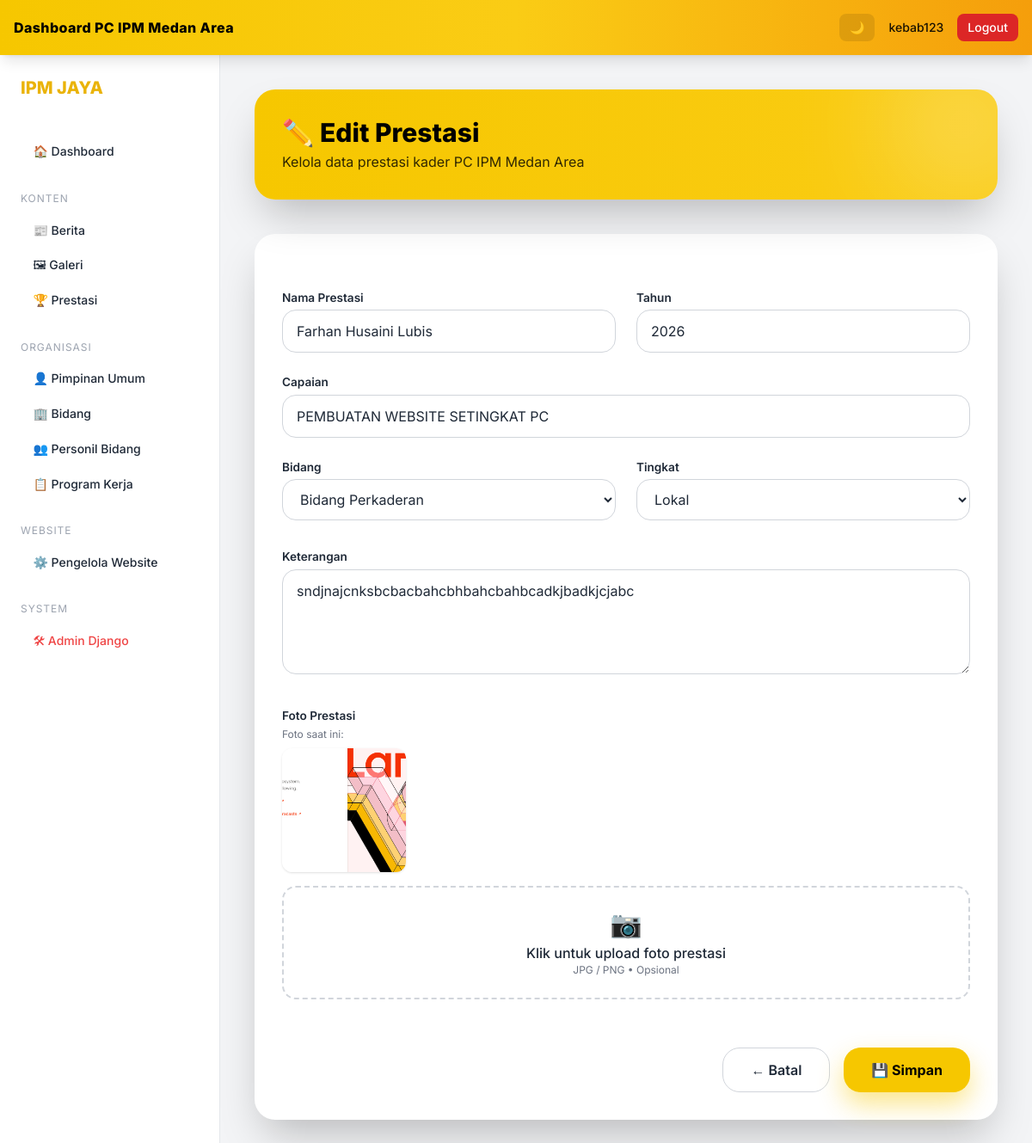
The app's page /editor/prestasi/edit/1/ (signed in) with its own data.
### blog/models.py (models this page shows, shortened)
class Prestasi(models.Model):
    nama = models.CharField(max_length=150)
    bidang = models.ForeignKey(
        Bidang,
        on_delete=models.SET_NULL,
        null=True,
        blank=True
    )
    capaian = models.CharField(max_length=200)
    foto = models.ImageField(upload_to='prestasi/', blank=True, null=True)
    tingkat = models.CharField(
        max_length=30,
        choices=[
            ('lokal', 'Lokal'),
            ('daerah', 'Daerah'),
            ('nasional', 'Nasional'),
            ('internasional', 'Internasional'),
        ]
    )
    tahun = models.PositiveIntegerField()
    keterangan = models.TextField(blank=True)
    class Meta:
        ordering = ['-tahun']

class Bidang(models.Model):
    nama = models.CharField(max_length=100)
    slug = models.SlugField(unique=True)
    deskripsi = models.TextField(blank=True)
    foto = models.ImageField(
        upload_to='bidang/',
        blank=True,
        null=True
    )

### blog/views_editor.py (the view, shortened to what this page needs)
@login_required
def edit_prestasi(request, id):
    if not editor_only(request.user):
        return HttpResponseForbidden("Tidak punya akses")
    prestasi = get_object_or_404(Prestasi, id=id)
    return render(
        request,
        'editor/prestasi/prestasi_form.html',
        {
            'prestasi': prestasi,
            'bidang_list': Bidang.objects.all(),
        }
    )

### blog/context_processors.py (called while the page is built)
def global_user_role(request):
    user = request.user
    return {
        'is_editor': (
            user.is_authenticated and
            user.groups.filter(name__in=['Dewa', 'admin']).exists()
        ),
        'is_dewa': (
            user.is_authenticated and
            user.groups.filter(name='Dewa').exists()
        ),
    }

### blog/views_editor.py (called while the page is built)
def editor_only(user):
    return (
        user.is_authenticated and
        user.groups.filter(name__in=['Dewa', 'admin']).exists()
    )

### templates/editor/prestasi/prestasi_form.html (shortened to what this page needs)
{% extends "editor/base_editor.html" %}
{% block content %}
<div class="max-w-4xl mx-auto space-y-10 animate-fadeIn">
  <div class="relative overflow-hidden rounded-3xl
              bg-gradient-to-r from-[#F6C700] to-yellow-400
              p-8 text-black shadow-2xl">
    <h1 class="text-3xl font-extrabold">
      {% if prestasi %}✏️ Edit Prestasi{% else %}🏆 Tambah Prestasi{% endif %}
    </h1>
    <p class="mt-1 opacity-80 max-w-xl">
      Kelola data prestasi kader PC IPM Medan Area
    </p>
    <div class="absolute -top-10 -right-10 w-40 h-40 bg-white/30 rounded-full blur-3xl"></div>
  </div>
  <form method="post"
        enctype="multipart/form-data"
        class="bg-white dark:bg-slate-800 rounded-3xl shadow-2xl p-8 space-y-8">
    <div class="grid grid-cols-1 md:grid-cols-2 gap-6">
      <div>
        <label class="label">Nama Prestasi</label>
        <input type="text"
               name="nama"
               value="{{ prestasi.nama|default:'' }}"
               required
               class="input">
      </div>
      <div>
        <label class="label">Tahun</label>
        <input type="number"
               name="tahun"
               value="{{ prestasi.tahun|default:'' }}"
               required
               class="input">
      </div>
      <div class="md:col-span-2">
        <label class="label">Capaian</label>
        <input type="text"
               name="capaian"
               value="{{ prestasi.capaian|default:'' }}"
               required
               class="input">
      </div>
      <div>
        <label class="label">Bidang</label>
        <select name="bidang" class="input">
          {% for b in bidang_list %}
            <option value="{{ b.id }}"
              {% if prestasi and prestasi.bidang and prestasi.bidang.id == b.id %}
                selected
              {% endif %}>
              {{ b.nama }}
            </option>
          {% endfor %}
        </select>
      </div>
      <div>
        <label class="label">Tingkat</label>
        <select name="tingkat" required class="input">
          <option value="lokal" {% if prestasi.tingkat == 'lokal' %}selected{% endif %}>Lokal</option>
        </select>
      </div>
    </div>
    <div>
      <label class="label">Keterangan</label>
      <textarea name="keterangan"
                rows="4"
                class="input resize-y">{{ prestasi.keterangan|default:'' }}</textarea>
    </div>
    <div>
      <label class="label">Foto Prestasi</label>
      {% if prestasi and prestasi.foto %}
      <div class="mb-4">
        <p class="text-xs text-gray-500 mb-2">Foto saat ini:</p>
        <img src="{{ prestasi.foto.url }}"
             class="w-36 h-36 object-cover rounded-xl shadow">
      </div>
      {% endif %}
      <label for="fotoInput"
             class="block cursor-pointer rounded-2xl border-2 border-dashed
                    border-gray-300 dark:border-slate-600
                    p-6 text-center transition
                    hover:border-yellow-400 hover:bg-yellow-50/40
                    dark:hover:bg-slate-700">
        <div id="fotoPlaceholder">
          <div class="text-3xl mb-1">📷</div>
          <p class="font-medium">Klik untuk upload foto prestasi</p>
          <p class="text-xs text-gray-500">JPG / PNG • Opsional</p>
        </div>
      </label>
    </div>
    <div class="flex flex-wrap justify-end gap-4 pt-6">
      <a href="{% url 'editor_prestasi' %}"
         class="btn-secondary">
        ← Batal
      </a>
      <button type="submit"
              class="btn-primary">
        💾 Simpan
      </button>
    </div>
  </form>
</div>
{% endblock %}

### templates/editor/base_editor.html (shortened to what this page needs)
{% load static %}
<!DOCTYPE html>
<html lang="id" class="scroll-smooth">
<head>
<script src="https://cdn.tailwindcss.com"></script>
</head>
<body class="bg-gray-100 dark:bg-slate-900 text-gray-800 dark:text-gray-100 transition-colors duration-300">
<header class="fixed top-0 inset-x-0 h-16 z-50
               bg-gradient-to-r from-[#F6C700] via-yellow-400 to-amber-500
               shadow-lg">
<div class="h-full max-w-7xl mx-auto px-4 flex items-center justify-between text-black">
<div class="flex items-center gap-3">
<div class="font-extrabold tracking-wide">
Dashboard PC IPM Medan Area
</div>
</div>
<div class="flex items-center gap-4 text-sm font-medium">
<button id="darkToggle"
class="px-3 py-1.5 rounded-lg bg-black/10 hover:bg-black/20 transition">
🌙
</button>
<span class="hidden sm:inline opacity-90">
{{ request.user.username }}
</span>
<a href="{% url 'logout' %}"
class="px-3 py-1.5 rounded-lg bg-red-600 hover:bg-red-700 text-white transition">
Logout
</a>
</div>
</div>
</header>
<div class="flex pt-16 min-h-screen">
<aside id="sidebar"
class="fixed md:relative
       w-64 bg-white dark:bg-slate-800
       border-r dark:border-slate-700
       min-h-screen p-6
       transform -translate-x-full md:translate-x-0
       transition duration-300 z-40">
<div class="mb-10">
<h1 class="text-xl font-extrabold text-yellow-500">
IPM JAYA
</h1>
</div>
<nav class="space-y-6 text-sm">
<a href="{% url 'editor_dashboard' %}" class="nav">
🏠 Dashboard
</a>
<div>
<p class="section-title">
Konten
</p>
<a href="{% url 'semua_berita' %}" class="nav">
📰 Berita
</a>
<a href="{% url 'editor_galeri' %}" class="nav">
🖼 Galeri
</a>
<a href="{% url 'editor_prestasi' %}" class="nav">
🏆 Prestasi
</a>
</div>
<div>
<p class="section-title">
Organisasi
</p>
<a href="{% url 'editor_pimpinan' %}" class="nav">
👤 Pimpinan Umum
</a>
<a href="{% url 'editor_bidang' %}" class="nav">
🏢 Bidang
</a>
<a href="{% url 'editor_personil_bidang' %}" class="nav">
👥 Personil Bidang
</a>
<a href="{% url 'editor_program_kerja' %}" class="nav">
📋 Program Kerja
</a>
</div>
<div>
<p class="section-title">
Website
</p>
<a href="{% url 'editor_pengelola' %}" class="nav">
⚙️ Pengelola Website
</a>
</div>
<div>
<p class="section-title">
System
</p>
{% if request.user.is_superuser %}
<a href="/admin/" class="nav text-red-500">
🛠 Admin Django
</a>
{% endif %}
</div>
</nav>
</aside>
<main class="flex-1 p-6 md:p-10">
{% block content %}{% endblock %}
</main>
</div>
</body>
</html>

### templates/editor/base_editor.html (style rules this page uses)
body { font-family:'Inter',sans-serif; }
.section-title { font-size:.75rem; text-transform:uppercase; letter-spacing:.08em; color:#9ca3af; margin-bottom:.4rem; }
.nav { display:flex; align-items:center; gap:.6rem; padding:.65rem .9rem; border-radius:.7rem; font-weight:500; transition:.25s; }

### templates/editor/prestasi/prestasi_form.html (style rules this page uses)
.animate-fadeIn { animation:fadeIn .7s ease-out both }
.label { display:block; font-size:.85rem; font-weight:600; margin-bottom:.25rem; }
.input { width:100%; padding:.75rem 1rem; border-radius:1rem; border:1px solid #d1d5db; background:transparent; transition:.3s; }
.btn-primary { padding:.8rem 2rem; border-radius:1.25rem; font-weight:700; background:#F6C700; color:black; box-shadow:0 14px 30px rgba(246,199,0,.45); transition:.3s; }
.btn-secondary { padding:.8rem 2rem; border-radius:1.25rem; border:1px solid #d1d5db; font-weight:600; transition:.3s; }

### records on screen
Prestasi: nama "Farhan Husaini Lubis", tahun "2026", capaian "PEMBUATAN WEBSITE SETINGKAT PC", bidang "Bidang Perkaderan", tingkat "Lokal", keterangan "sndjnajcnksbcbacbahcbhbahcbahbcadkjbadkjcjabc", foto (picture)

### other values on screen
{{ request.user.username }} "kebab123"
